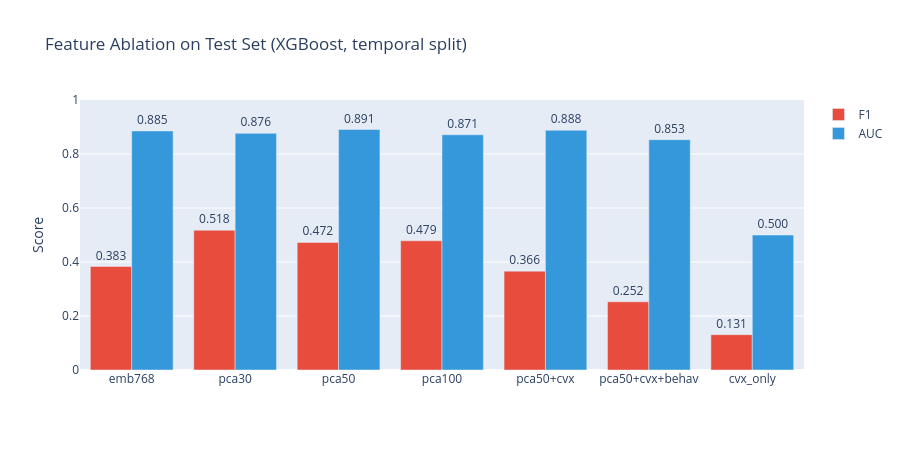

Write notebook code for a chart like this one.
### Code cell
import plotly.graph_objects as go

# Ablation bar chart
df_abl = pd.DataFrame(ablation_results)

fig = go.Figure()
for metric, color in [('f1', '#e74c3c'), ('auc', '#3498db')]:
    fig.add_trace(go.Bar(
        x=df_abl['fset'], y=df_abl[metric],
        name=metric.upper(), marker_color=color,
        text=[f'{v:.3f}' for v in df_abl[metric]], textposition='outside',
    ))

fig.update_layout(
    title='Feature Ablation on Test Set (XGBoost, temporal split)',
    yaxis_title='Score', yaxis=dict(range=[0, 1]),
    barmode='group', height=450,
)
fig.show()

### Figure 1 — Plotly figure (JSON) as saved in the notebook; plotly's stock layout.template omitted (floating-point values rounded to 4 significant figures)
{"data": [{"marker": {"color": "#e74c3c"}, "name": "F1", "text": ["0.383", "0.518", "0.472", "0.479", "0.366", "0.252", "0.131"], "textposition": "outside", "type": "bar", "x": ["emb768", "pca30", "pca50", "pca100", "pca50+cvx", "pca50+cvx+behav", "cvx_only"], "y": [0.3833, 0.5176, 0.4725, 0.4786, 0.3661, 0.2525, 0.131]}, {"marker": {"color": "#3498db"}, "name": "AUC", "text": ["0.885", "0.876", "0.891", "0.871", "0.888", "0.853", "0.500"], "textposition": "outside", "type": "bar", "x": ["emb768", "pca30", "pca50", "pca100", "pca50+cvx", "pca50+cvx+behav", "cvx_only"], "y": [0.8854, 0.8764, 0.8907, 0.8712, 0.8879, 0.8532, 0.5]}], "layout": {"barmode": "group", "height": 450, "title": {"text": "Feature Ablation on Test Set (XGBoost, temporal split)"}, "yaxis": {"range": [0, 1], "title": {"text": "Score"}}}}
